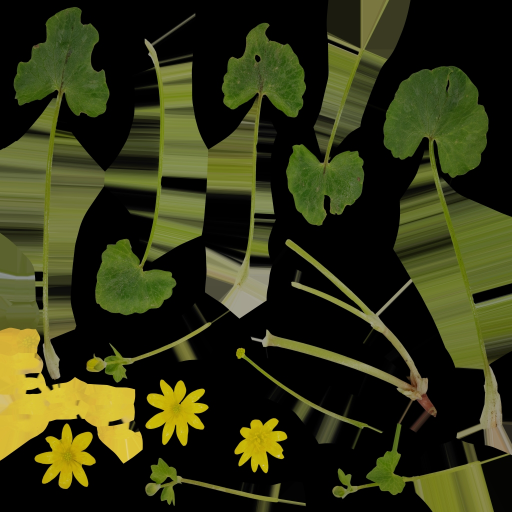
#> input picture game/tex/_src/celandine_01_diff_1k.jpg, 1024 x 1024 px, given in place of shrub_01_diff_1k.jpg, which was not available (shown at 1/2 size)
$ python foliage.py
#> lines starting #> are read from the running program, lines starting #| are printed output that depends on the picture; after the words box and inside, x2 and y2 are one past the last pixel; in counts of white or black regions, pixels touching at a corner belong together; pictures that were not available may be replaced by others from this repository, and a replacement may not be noted
#> in build, `atlas = Image.new('RGBA', (CELL * 4, CELL * 2), (0, 0, 0, 0))`: atlas: PIL image 2048x1024 RGBA; every value is 0
"""Атлас листвы для 3D-гонок: из фото-листьев и веток Poly Haven (CC0, game/tex/_src) собираются
«карточки» крон: плотные пучки листьев с веточками, хвоя, пальмовые листья, трава и цветы.
Запуск: python3 tools/foliage.py  → game/tex/foliage_c.jpg (цвет) и foliage_a.jpg (прозрачность)."""
import os, sys, math, random
import numpy as np
from PIL import Image, ImageDraw, ImageFilter
from scipy import ndimage

ROOT = os.path.dirname(os.path.dirname(os.path.abspath(__file__)))
SRC = os.path.join(ROOT, 'game', 'tex', '_src')
OUT = os.path.join(ROOT, 'game', 'tex')

def load(name):
#> called with name = 'shrub_01'
    c = Image.open(os.path.join(SRC, name + '_diff_1k.jpg')).convert('RGB')
#> c is the input picture: PIL image 1024x1024 RGB; mean R, G, B 48.9, 51.7, 20.6
    a = Image.open(os.path.join(SRC, name + '_alpha_1k.jpg')).convert('L')
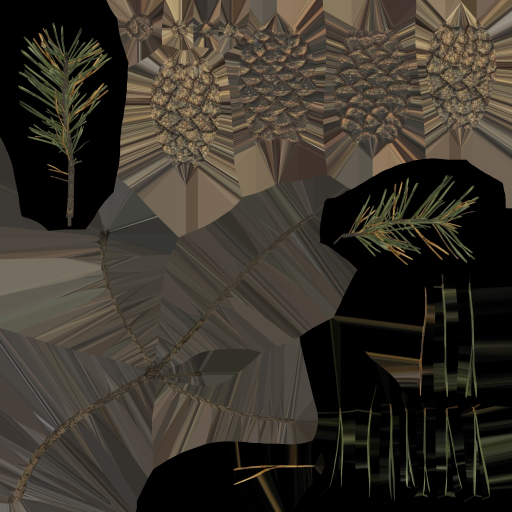
#> input picture game/tex/_src/pine_tree_01_twig_diff_1k.jpg, 1024 x 1024 px, given in place of shrub_01_alpha_1k.jpg, which was not available (shown at 1/2 size)
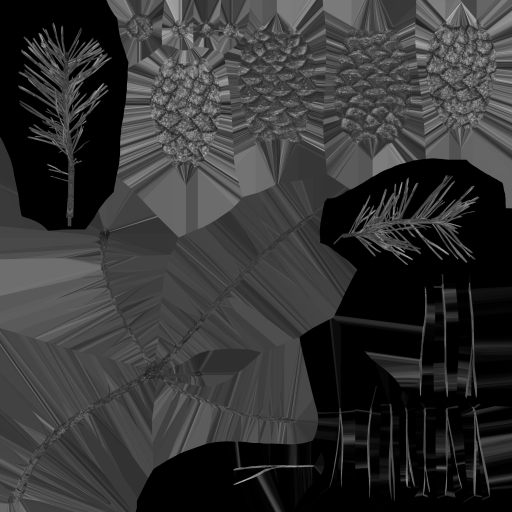
#> a: PIL image 1024x1024 L (shown at 1/2 size); min 0, max 217, mean 52.3
    if a.size != c.size: a = a.resize(c.size, Image.LANCZOS)
    return np.asarray(c).astype(np.float32) / 255, np.asarray(a).astype(np.float32) / 255

def sprites(name, amin=300, amax=0.2, border=True):
    """Отдельные листья/ветки: связные области прозрачности."""
    c, a = load(name)
#> c: shape (1024, 1024, 3) float32
#> a: shape (1024, 1024) float32
    H, W = a.shape
#> H = 1024; W = 1024
    lab, n = ndimage.label(a > 0.5, structure=np.ones((3, 3)))
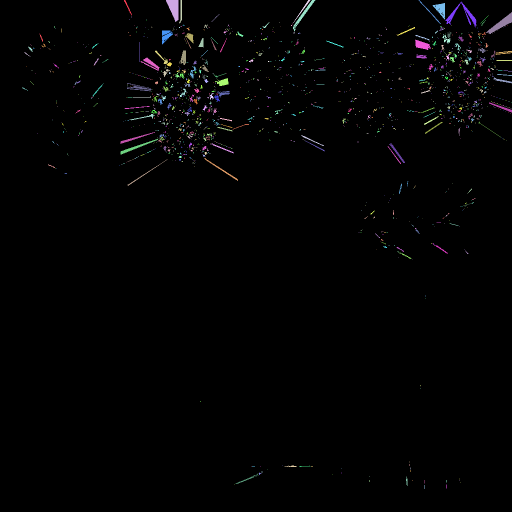
#> lab: shape (1024, 1024) int32 (shown at 1/2 size); 1480 distinct labels, from 0 to 1479; one colour per label, 0 black
#> n = 1479
    out = []
    for k, sl in enumerate(ndimage.find_objects(lab)):
        if sl is None: continue
        ys, xs = sl
        h, w = ys.stop - ys.start, xs.stop - xs.start
        m = lab[sl] == k + 1
        area = m.sum()
        if area < amin or area > amax * W * H: continue
        if not border and (ys.start < 2 or xs.start < 2 or ys.stop > H - 2 or xs.stop > W - 2): continue
        pad = 3
        y0, y1, x0, x1 = max(0, ys.start - pad), min(H, ys.stop + pad), max(0, xs.start - pad), min(W, xs.stop + pad)
        sub = lab[y0:y1, x0:x1]
        # своя область + мягкий край (без соседей)
        own = ndimage.binary_dilation(sub == k + 1, iterations=2)
        al = a[y0:y1, x0:x1] * own
        rgba = np.dstack([c[y0:y1, x0:x1], al])
        out.append({'img': rgba, 'area': int(area), 'box': (x0, y0, x1, y1), 'fill': area / float(w * h)})
#> this loop made 1479 passes
#> (h, w, area) on passes 1, 3, 4: (31, 16, 77), (47, 6, 135), (46, 35, 123)
#> pass 2, in sprites, `m = lab[sl] == k + 1`:
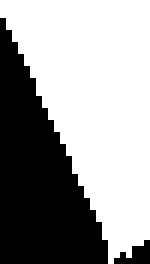
#> m: shape (44, 25) bool (shown 6 times larger); 61.2% white; 2 black regions (1 under 20 px), largest, box (x1, y1, x2, y2) and area: (0, 3, 18, 44) 413
#> pass 2, in sprites, `sub = lab[y0:y1, x0:x1]`:
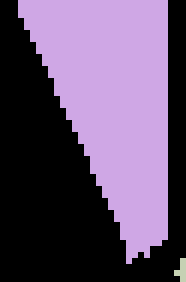
#> sub: shape (47, 31) int32 (shown 6 times larger); 3 distinct labels, from 0 to 3; one colour per label, 0 black
#> pass 2, in sprites, `own = ndimage.binary_dilation(sub == k + 1, iterations=2)`:
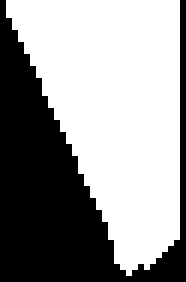
#> own: shape (47, 31) bool (shown 6 times larger); 58.9% white; 1 black region, box (x1, y1, x2, y2) and area: (0, 0, 31, 47) 599
#> pass 2, in sprites, `al = a[y0:y1, x0:x1] * own`:
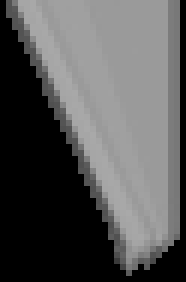
#> al: shape (47, 31) float32 (shown 6 times larger); min 0, max 0.663, mean 0.337
#> after the loop, out = 9 items
    return out

def to_img(rgba):
    return Image.fromarray((np.clip(rgba, 0, 1) * 255 + 0.5).astype(np.uint8), 'RGBA')

if __name__ == '__main__' and len(sys.argv) > 1 and sys.argv[1] == 'list':
    # просмотр: все листья каждого исходника с номерами
    from PIL import ImageFont
    names = sys.argv[2:]
    for nm in names:
        S = sprites(nm)
        k = 8; w = 128; rows = (len(S) + k - 1) // k
        sh = Image.new('RGB', (k * w, max(1, rows) * (w + 14)), (90, 110, 140)); d = ImageDraw.Draw(sh)
        for i, s in enumerate(S):
            im = to_img(s['img']); im.thumbnail((w - 4, w - 4))
            x, y = (i % k) * w, (i // k) * (w + 14)
            sh.paste(im, (x + 2, y + 2), im); d.text((x + 3, y + w), '%d a%d f%.2f' % (i, s['area'], s['fill']), fill=(255, 255, 255))
        sh.save(os.path.join(sys.argv[0].rsplit('/', 2)[0] if False else '/tmp', 'spr_' + nm + '.png'))
        print(nm, len(S))

# ---------- сборка атласа ----------
CELL = 512

def pick(name, ids):
    S = sprites(name)
#> S = 9 items
    return [S[i] for i in ids if i < len(S)]

# [8 lines left out: function rot_scale, not called in this run]

def paste_c(canvas, im, cx, cy):
    canvas.alpha_composite(im, (int(cx - im.width / 2), int(cy - im.height / 2)))

# [121 lines left out: functions twig, branch_pts, leafy_cluster, conifer_spray, pine_tufts, frond and 2 more, not called in this run]

def build():
    rng = random.Random(1917)
    atlas = Image.new('RGBA', (CELL * 4, CELL * 2), (0, 0, 0, 0))
    broad = pick('shrub_01', [0, 3, 5, 8, 9, 10, 11]) + pick('nettle_plant', [2, 4, 5, 9])
#> in load, c is the input picture: PIL image 1024x1024 RGB; mean R, G, B 57.2, 51.6, 42.6
    light = pick('shrub_03', [0, 2, 4, 5, 6, 7, 8]) + pick('shrub_01', [5, 9])
    olive = pick('shrub_02', [3, 4, 5]) + pick('shrub_04', [0, 1, 3, 5, 6, 7, 8])
    fir = pick('fir_tree_01_twig', [1, 2, 3, 4, 5, 6, 7])
    pine = pick('pine_tree_01_twig', [0, 1])
    palm = pick('shrub_02', [3, 4, 5])
    gt = pick('grass_medium_01', [12, 13, 14, 15, 16, 3]) + pick('grass_bermuda_01', [4, 5, 6, 7])
    gb = pick('grass_medium_02', [0, 1, 3, 4, 5, 8, 9]) + pick('grass_bermuda_01', [11, 12, 14])
    dry = pick('grass_medium_02', [6, 7])
    flw = pick('celandine_01', [3, 4, 5]) + pick('dandelion_01', [0, 1])
    petals = pick('shrub_sorrel_01', [5, 6, 7, 8, 9])
    fern = pick('fern_02', [0, 1, 2, 3, 4])
    shrub = pick('nettle_plant', [2, 4, 5, 7, 9]) + pick('shrub_01', [0, 5, 8, 9]) + pick('shrub_03', [2, 4])
    G = [(1, 1, 1), (0.92, 1.0, 0.9), (1.05, 1.02, 0.92)]
    cells = [
        leafy_cluster(rng, broad, 640, 40, [(0.74, 0.88, 0.66), (0.66, 0.8, 0.6), (0.8, 0.9, 0.66)]),
        leafy_cluster(rng, light, 600, 36, [(0.8, 0.98, 0.66), (0.74, 0.95, 0.62), (0.86, 0.96, 0.7)]),
        leafy_cluster(rng, olive, 720, 40, [(0.9, 0.95, 0.9), (0.85, 0.9, 0.88), (1, 1, 0.95)], twigcol=(96, 86, 70), leaf_ang=(-40, 40)),
        conifer_spray(rng, fir),
        pine_tufts(rng, pine),
        frond(rng, palm),
    ]
    for i, c in enumerate(cells): atlas.alpha_composite(c, ((i % 4) * CELL, (i // 4) * CELL))
    # трава: 4 пучка 256×256 в клетке 6
    g = [grass_cell(rng, gt, gb, None, (1, 1, 1), 9),
         grass_cell(rng, gt, gb + dry, None, (1.18, 1.06, 0.66), 9),
         grass_cell(rng, gt, gb, flw + petals, (1, 1, 1), 7, 7),
         grass_cell(rng, fern, fern, None, (0.9, 1, 0.9), 5, 0, 190)]
    for k, c in enumerate(g): atlas.alpha_composite(c, (2 * CELL + (k % 2) * 256, CELL + (k // 2) * 256))
    atlas.alpha_composite(leafy_cluster(rng, shrub, 520, 46, [(0.8, 0.92, 0.72), (0.7, 0.85, 0.64)]), (3 * CELL, CELL))
    rgba = np.asarray(atlas).astype(np.float32) / 255
    col = dilate(rgba)
    Image.fromarray((np.clip(col, 0, 1) * 255 + 0.5).astype(np.uint8), 'RGB').save(os.path.join(OUT, 'foliage_c.jpg'), 'JPEG', quality=90, optimize=True)
    Image.fromarray((rgba[..., 3] * 255 + 0.5).astype(np.uint8), 'L').save(os.path.join(OUT, 'foliage_a.jpg'), 'JPEG', quality=92, optimize=True)
    # просмотр на сером фоне
    bg = Image.new('RGBA', atlas.size, (96, 116, 146, 255)); bg.alpha_composite(atlas)
    bg.convert('RGB').resize((1024, 512)).save('/tmp/foliage_preview.jpg', quality=88)
    print('foliage atlas', atlas.size)

if __name__ == '__main__' and (len(sys.argv) == 1 or sys.argv[1] == 'atlas'):
#> (the run stopped early here; a loop or call above may not have finished)
